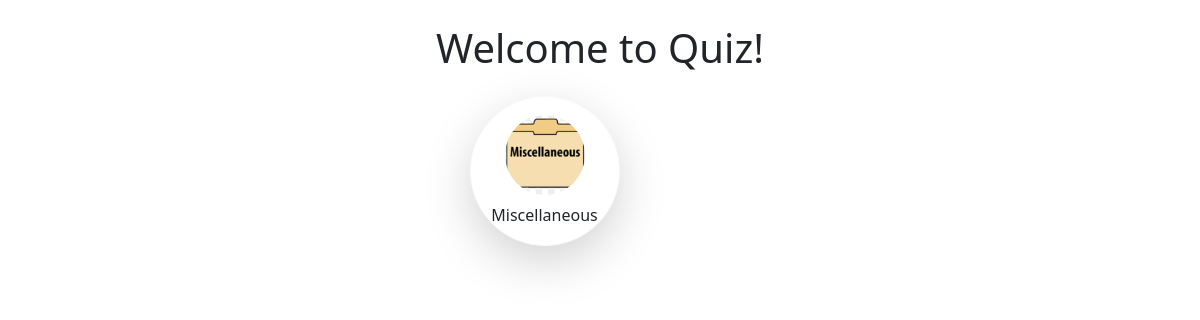
The app's page /category/, older data.
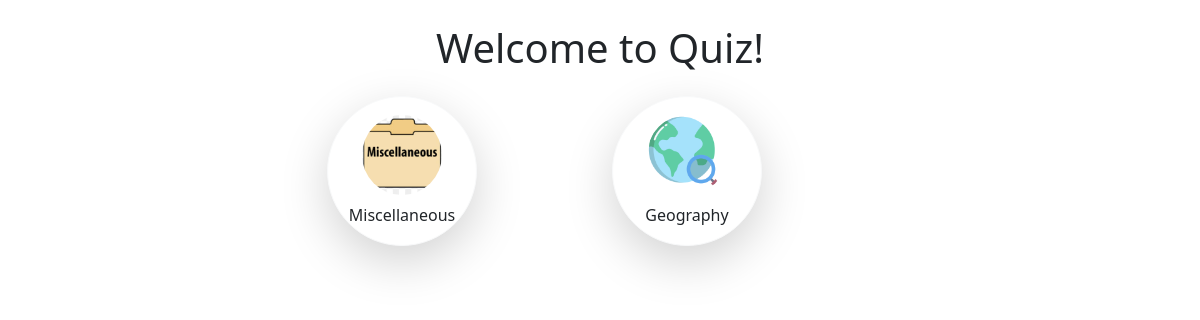
The same page, newer data.
### quizapp/models.py (models this page shows, shortened)
class Category(models.Model):
    id = models.UUIDField(primary_key=True, default=uuid.uuid4, editable=False)
    name = models.CharField(max_length=255, unique=True)
    category_image = models.ImageField(upload_to='category_images/', null=True, blank=True)
    created_at = models.DateTimeField(auto_now_add=True)
    updated_at = models.DateTimeField(auto_now=True)
    class Meta:
        verbose_name = 'Category'
        verbose_name_plural = 'Categories'

### quizapp/views.py (the view)
# urls.py: path('category/',views.category_view, name="category"),
def category_view(request):
    categories = Category.objects.all()
    context = {
       "categories": categories
    }
    return render(request, 'app/categories.html', context)

### quizapp/templates/app/categories.html (shortened to what this page needs)
{% extends "common/base.html" %}
{% load static %}
{% block content %}
<div class="container mt-4 text-center">
    <h1 class="mb-4">Welcome to Quiz!</h1>
    <div class="row justify-content-center">
        {% for category in categories %}
        <div class="col-md-3 col-sm-6 mb-3">
            <a href="{% url 'questions_page' category_id=category.id %}" class="btn btn-light d-flex flex-column align-items-center p-3 rounded-circle shadow-lg"
               style="width: 150px; height: 150px; display: flex; justify-content: center; align-items: center; border-radius: 50%; background-color: white;">
                <img src="{{ category.category_image.url }}" alt="{{ category.name }}" class="rounded-circle img-fluid"
                     style="width: 80px; height: 80px; object-fit: cover;">
                <span class="d-block mt-2 text-dark font-weight-bold">{{ category.name }}</span>
            </a>
        </div>
        {% empty %}
        <p>No categories available.</p>
        {% endfor %}
    </div>
</div>
{% endblock content %}

### templates/common/base.html (shortened to what this page needs)
<!doctype html>
<html lang="en">
  <head>
    <link href="https://cdn.jsdelivr.net/npm/bootstrap@5.0.2/dist/css/bootstrap.min.css" rel="stylesheet">
  </head>
  <body>
    {% block content %}{% endblock content %}
  </body>
</html>

Row changes from the older to the newer data that the page shows:
added Category: category_image (picture), name "Geography"
